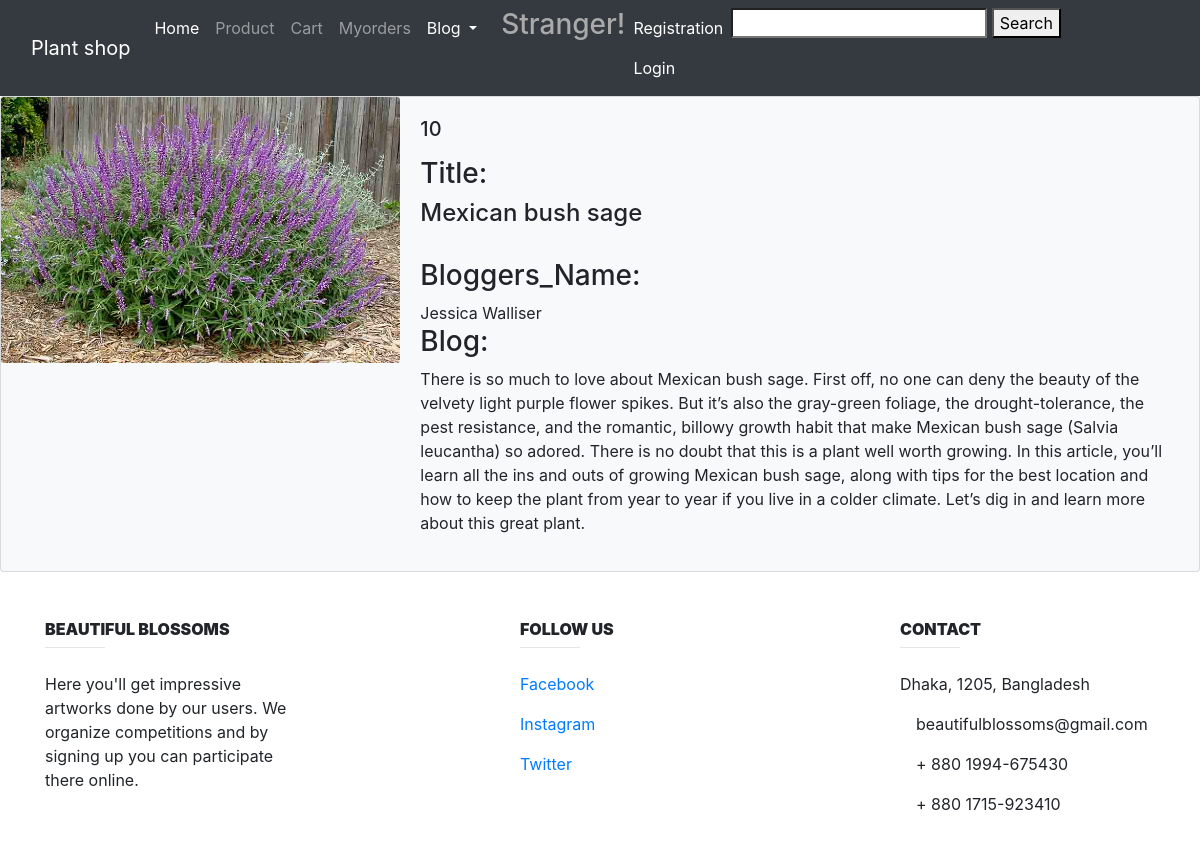
/ShowBlogs/10, run on the app's committed database.
### Blog/models.py (models this page shows, shortened)
class Blog(models.Model):
    title = models.CharField(max_length=100, default="")
    bloggers_name = models.CharField(max_length=100, default="")
    blog = models.TextField(max_length=5000, default="")
    image = models.ImageField(upload_to='images/image/',blank=True)

### Blog/views.py (the view)
# urls.py: path('ShowBlogs/<int:b_id>', Blog_views.showDetails, name='detail_view'),
def showDetails(request, b_id):
    searched_b = get_object_or_404(Blog, id=b_id)
    context = {
        'search': searched_b,
    }
    return render(request, 'Blog/show_blog_details.html', context)

### templates/Blog/show_blog_details.html (shortened to what this page needs)
{% extends 'Base_blog.html' %}
{% block content  %}
        <div class="card bg-light mb-2`" >
          <div class="row no-gutters">
            <div class="col-md-4">
              <img src="{{ search.image.url }}" class="card-img" alt="...">
            </div>
            <div class="col-md-8">
              <div class="card-body">
                <h5 class="card-title">{{ search.id }}</h5>
                <p class="card-text">
                  <h3> Title: </h3><h4> {{ search.title }}</h4> <br>
                   <h3> Bloggers_Name: </h3> {{ search.bloggers_name }} <br>
                    <h3> Blog: </h3>{{ search.blog }} <br>
                </p>
              </div>
            </div>
          </div>
        </div>
{% endblock content %}

### data on the page
Blog: image (picture), id "10", title "Mexican bush sage", bloggers_name "Jessica Walliser", blog "There is so much to love about Mexican bush sage. First off, no one can deny the beauty of the velvety light purple flower spikes. But it’s also the gray-green foliage, the drought-tolerance, the pest resistance, and the romantic, billowy growth habit that make Mexican bush sage (Salvia leucantha) so adored. There is no doubt that this is a plant well worth growing. In this article, you’ll learn all the ins and outs of growing Mexican bush sage, along with tips for the best location and how to keep the plant from year to year if you live in a colder climate. Let’s dig in and learn more about this great plant."
